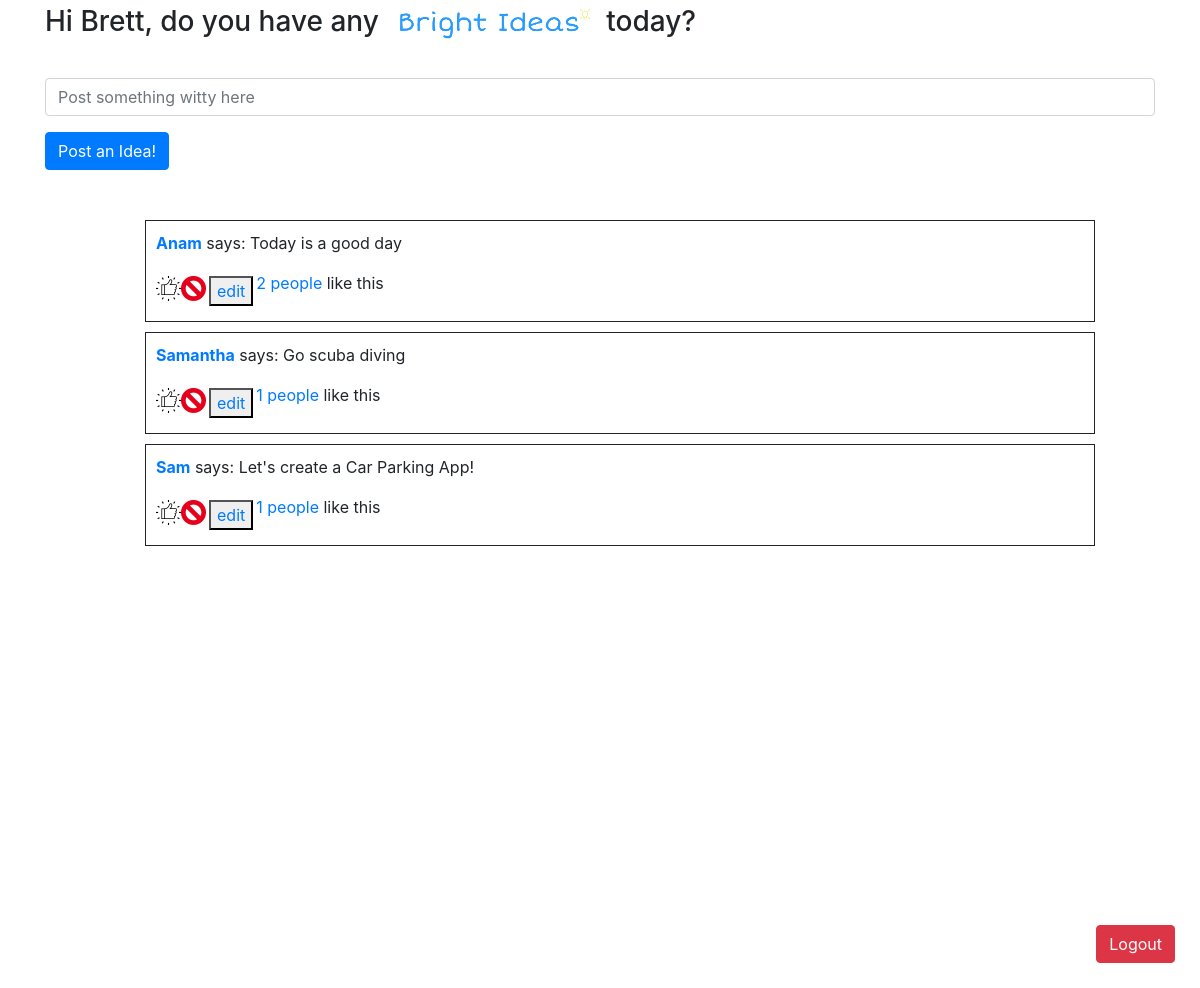
The page /bright_ideas (signed in) on the database as committed earlier.
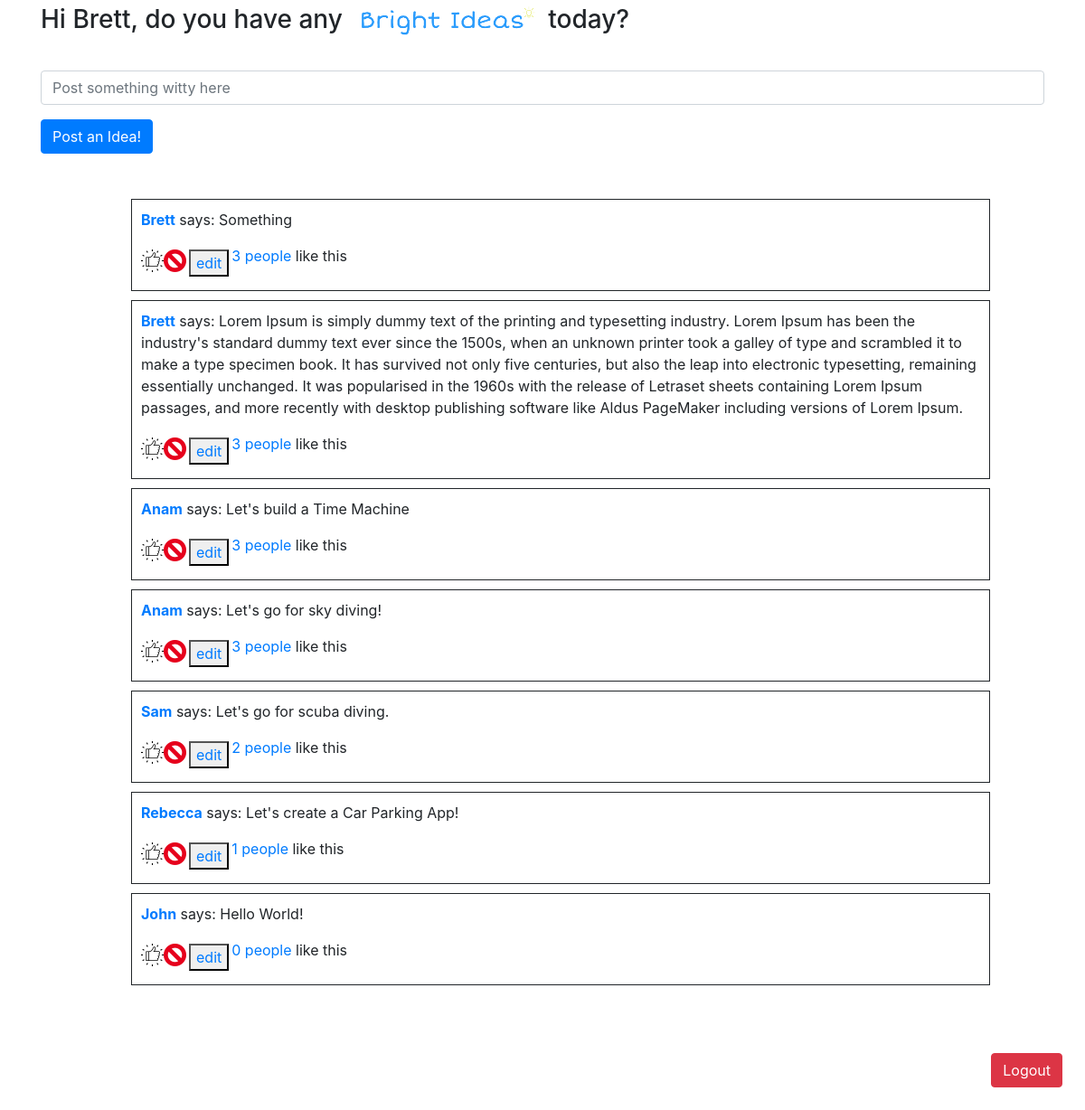
The same page on the database as committed later.
### app.py (models this page shows, shortened)
class Post(db.Model):
    __tablename__="posts"
    id=db.Column(db.Integer, primary_key=True)
    message=db.Column(db.String(255))
    author_id=db.Column(db.Integer,db.ForeignKey("users.id"))
    author=db.relationship("User", backref="posts")
    likers=db.relationship("User", secondary=likes_table)
    created_at=db.Column(db.DateTime, server_default=func.now())
    updated_at=db.Column(db.DateTime, server_default=func.now(),onupdate=func.now())

class User(db.Model):
    __tablename__ = "users"
    id=db.Column(db.Integer, primary_key=True)
    first_name=db.Column(db.String(255))
    last_name=db.Column(db.String(255))
    email=db.Column(db.String(255))
    password_hash=db.Column(db.String(255))
    liked_posts=db.relationship("Post", secondary=likes_table)
    followers=db.relationship("User",
        secondary=followers_table,
        primaryjoin=id==followers_table.c.followed_id,
        secondaryjoin=id==followers_table.c.follower_id,
        backref="following")
    created_at=db.Column(db.DateTime, server_default=func.now())
    updated_at=db.Column(db.DateTime, server_default=func.now(),onupdate=func.now())

### app.py (the view)
@app.route("/bright_ideas")
def bright_ideas():
    if "user_logged_in" not in session:
        flash("Please Log In")
        return redirect("/")
    user_logged_in=User.query.get(session['user_logged_in']['id'])
    approved_users_ids = [user.id for user in user_logged_in.following] + [user_logged_in.id]
    all_posts=Post.query.all()
    return render_template("bright_ideas.html", posts=all_posts)

### templates/bright_ideas.html (shortened to what this page needs)
<!DOCTYPE html>
<html lang="en">
<head>
    <link rel="stylesheet" href="https://stackpath.bootstrapcdn.com/bootstrap/4.3.1/css/bootstrap.min.css">
    <link rel="stylesheet" type="text/css" href="{{url_for('static', filename='styles/bright_ideas.css')}}">
</head>
<body>
    <div class="container">
        <h3>Hi {{session['user_logged_in']['first']}}, do you have any<img src="/static/images/brightideas.png"> today?</h3>
        <form action="/add_post" method="POST">
            <div class="form-group">
                <input type="text" class="form-control" name="message" placeholder="Post something witty here">
            </div>
           <button type="submit" class="btn btn-primary">Post an Idea!</button>
            <br>
        </form>
        <div class="post">
            <ul style="list-style: none;">
                {% for post in posts %}
                    <li>
                        <a href="/users/{{post.author_id}}"><p><b>{{post.author.first_name}}</b></a> says: {{post.message}}</p>
                        <div class="form-inline">
                                    <!-- <form action="/posts/{{post.id}}/unlike" method="POST">
                                        <input type="image" src="/static/images/dislikeimage.png">
                                    </form> -->
                                    <form action="/posts/{{post.id}}/like" method="POST">
                                        <input type="image" src="/static/images/likeimage.png">
                                    </form>
                                <form action="/posts/{{post.id}}/delete" method="POST">
                                    <input type="image" src="/static/images/delete.png">
                                </form>
                            <div class="edit">
                                <button>
                                    <a href="/posts/{{post.id}}/edit">edit</a>
                                </button>
                            </div>
                            <a href="/brightideas/{{post.id}}"><p>{{post.likers | length}} people </a> like this</p>
                        </div>
                    </li>
                {% endfor %}
            </ul>
        </div>
    </div>
    <a href="/logout"><button type="button" class="btn btn-danger">Logout</button></a>
</body>
</html>

Rows that differ between the two databases and show on the page:
removed Post: author.first_name "Samantha", message "Go scuba diving", likers|length "1"
added Post: author.first_name "Brett", message "Something", likers|length "3"
added Post: author.first_name "Brett", message "Lorem Ipsum is simply dummy text of the printing and typesetting industry. Lorem Ipsum has been the industry's standard dummy text ever since the 1500s, when an unknown printer took a galley of type and scrambled it to make a type specimen book. It has survived not only five centuries, but also the leap into electronic typesetting, remaining essentially unchanged. It was popularised in the 1960s with the release of Letraset sheets containing Lorem Ipsum passages, and more recently with desktop publishing software like Aldus PageMaker including versions of Lorem Ipsum.", likers|length "3"
changed Post: message "Today is a good day" → "Let's build a Time Machine"; likers|length "2" → "3"
added Post: author.first_name "Anam", message "Let's go for sky diving!", likers|length "3"
changed Post "Sam": message "Let's create a Car Parking App!" → "Let's go for scuba diving."; likers|length "1" → "2"
added Post: author.first_name "Rebecca", message "Let's create a Car Parking App!", likers|length "1"
added Post: author.first_name "John", message "Hello World!", likers|length "0"
